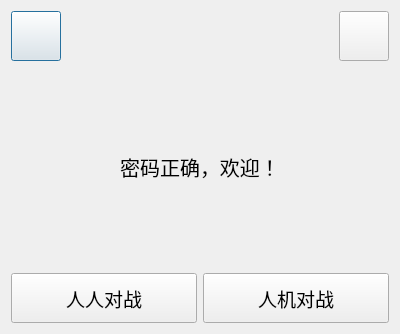
<?xml version="1.0" encoding="UTF-8"?>
<ui version="4.0">
 <class>istrue</class>
 <widget class="QDialog" name="istrue">
  <property name="geometry">
   <rect>
    <x>0</x>
    <y>0</y>
    <width>400</width>
    <height>324</height>
   </rect>
  </property>
  <property name="windowTitle">
   <string>登录</string>
  </property>
  <layout class="QVBoxLayout" name="verticalLayout">
   <item>
    <layout class="QHBoxLayout" name="horizontalLayout_2">
     <item>
      <widget class="QPushButton" name="Set">
       <property name="minimumSize">
        <size>
         <width>50</width>
         <height>50</height>
        </size>
       </property>
       <property name="maximumSize">
        <size>
         <width>50</width>
         <height>50</height>
        </size>
       </property>
       <property name="text">
        <string/>
       </property>
       <property name="icon">
        <iconset>
         <normaloff>../Users/icon/set.png</normaloff>../Users/icon/set.png</iconset>
       </property>
       <property name="iconSize">
        <size>
         <width>30</width>
         <height>30</height>
        </size>
       </property>
      </widget>
     </item>
     <item>
      <widget class="QLabel" name="label">
       <property name="minimumSize">
        <size>
         <width>160</width>
         <height>0</height>
        </size>
       </property>
       <property name="text">
        <string/>
       </property>
      </widget>
     </item>
     <item>
      <widget class="QPushButton" name="paihang">
       <property name="minimumSize">
        <size>
         <width>50</width>
         <height>50</height>
        </size>
       </property>
       <property name="maximumSize">
        <size>
         <width>50</width>
         <height>50</height>
        </size>
       </property>
       <property name="text">
        <string/>
       </property>
       <property name="icon">
        <iconset>
         <normaloff>../Users/icon/paihang.png</normaloff>../Users/icon/paihang.png</iconset>
       </property>
       <property name="iconSize">
        <size>
         <width>30</width>
         <height>30</height>
        </size>
       </property>
      </widget>
     </item>
    </layout>
   </item>
   <item>
    <widget class="QLabel" name="welcomeline">
     <property name="minimumSize">
      <size>
       <width>0</width>
       <height>200</height>
      </size>
     </property>
     <property name="font">
      <font>
       <family>Adobe 黑体 Std R</family>
       <pointsize>15</pointsize>
      </font>
     </property>
     <property name="text">
      <string>密码正确，欢迎！</string>
     </property>
     <property name="alignment">
      <set>Qt::AlignCenter</set>
     </property>
    </widget>
   </item>
   <item>
    <layout class="QHBoxLayout" name="horizontalLayout">
     <item>
      <widget class="QPushButton" name="pushButton">
       <property name="minimumSize">
        <size>
         <width>0</width>
         <height>50</height>
        </size>
       </property>
       <property name="font">
        <font>
         <family>Adobe 黑体 Std R</family>
         <pointsize>14</pointsize>
        </font>
       </property>
       <property name="text">
        <string>人人对战</string>
       </property>
      </widget>
     </item>
     <item>
      <widget class="QPushButton" name="pushButton2">
       <property name="minimumSize">
        <size>
         <width>0</width>
         <height>50</height>
        </size>
       </property>
       <property name="font">
        <font>
         <family>Adobe 黑体 Std R</family>
         <pointsize>14</pointsize>
        </font>
       </property>
       <property name="text">
        <string>人机对战</string>
       </property>
      </widget>
     </item>
    </layout>
   </item>
  </layout>
 </widget>
 <resources/>
 <connections/>
</ui>
